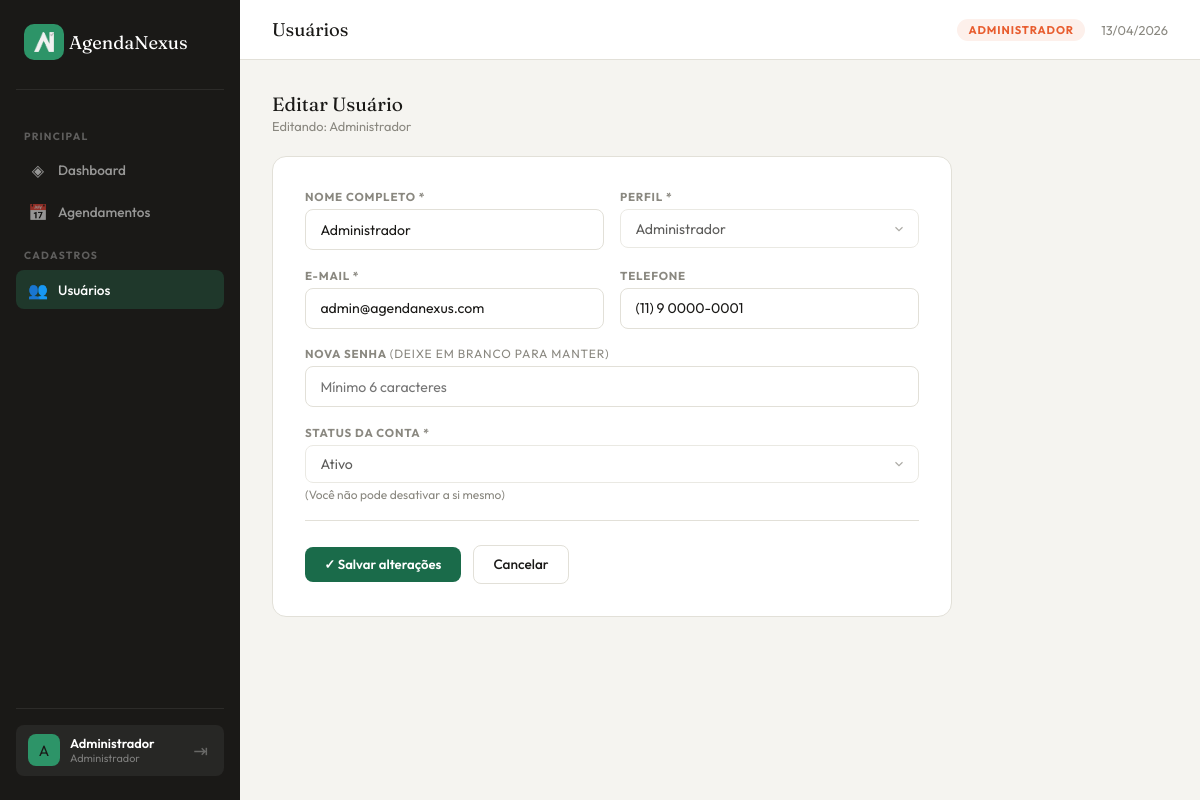
Screenshot of /editar_usuario.php?id=1 (signed in) with the database file from the repository.
### tables this page shows
CREATE TABLE `usuarios` (
  `id` int(10) UNSIGNED NOT NULL,
  `nome` varchar(100) NOT NULL,
  `email` varchar(150) NOT NULL,
  `telefone` varchar(20) DEFAULT NULL,
  `senha_hash` varchar(255) NOT NULL COMMENT 'Armazenar hash bcrypt, nunca texto puro',
  `perfil` enum('administrador','profissional','cliente') NOT NULL DEFAULT 'cliente',
  `especialidade` varchar(100) DEFAULT NULL COMMENT 'Ex: Dentista, Clínico Geral, Advogado',
  `registro_prof` varchar(50) DEFAULT NULL COMMENT 'Ex: CRO-SP 12345, OAB-SP 67890',
  `ativo` tinyint(1) NOT NULL DEFAULT 1 COMMENT '1 = ativo, 0 = inativo',
  `criado_em` datetime NOT NULL DEFAULT current_timestamp(),
  `atualizado_em` datetime NOT NULL DEFAULT current_timestamp() ON UPDATE current_timestamp()
);

### includes/auth.php (called while the page is built, shortened)
<?php
$sessao_id     = $_SESSION['usuario_id'];

### editar_usuario.php (the view, shortened to what this page needs)
<?php
include "includes/auth.php";
include "includes/conexao.php";
$id = (int) $_GET['id'];
$sql       = "SELECT * FROM usuarios WHERE id = $id LIMIT 1";
$resultado = mysqli_query($conn, $sql);
$usuario = mysqli_fetch_assoc($resultado);
include "includes/header.php";
?>
<div class="section-header">
  <div>
    <div class="section-title">Editar Usuário</div>
    <div class="section-sub">
      Editando: <?= htmlspecialchars($usuario['nome']) ?>
    </div>
  </div>
</div>
<div class="form-card">
  <form method="POST" action="/editar_usuario.php?id=<?= $id ?>">
    <div class="form-grid-2">
      <div class="form-group">
        <label>Nome completo *</label>
        <input type="text" name="nome" required value="<?= htmlspecialchars($usuario['nome']) ?>">
      </div>
      <div class="form-group">
        <label>Perfil *</label>
        <select name="perfil" required onchange="toggleProfFields(this.value)" <?= $id == $sessao_id ? 'disabled' : '' ?>>
          <?php foreach (['cliente'=>'Cliente','profissional'=>'Profissional','administrador'=>'Administrador'] as $v => $l): ?>
            <option value="<?= $v ?>" <?= $usuario['perfil'] === $v ? 'selected' : '' ?>><?= $l ?></option>
          <?php endforeach; ?>
        </select>
      </div>
    </div>
    <div class="form-grid-2">
      <div class="form-group">
        <label>E-mail *</label>
        <input type="email" name="email" required value="<?= htmlspecialchars($usuario['email']) ?>">
      </div>
      <div class="form-group">
        <label>Telefone</label>
        <input type="text" name="telefone" value="<?= htmlspecialchars($usuario['telefone'] ?? '') ?>">
      </div>
    </div>
    <div class="form-group">
      <label>Nova senha <span style="font-weight:400; font-size:0.75rem">(deixe em branco para manter)</span></label>
      <input type="password" name="nova_senha" placeholder="Mínimo 6 caracteres">
    </div>
    <div class="form-group">
      <label>Status da Conta *</label>
      <select name="ativo" required <?= $id == $sessao_id ? 'disabled' : '' ?>>
        <option value="1" <?= (int)$usuario['ativo'] === 1 ? 'selected' : '' ?>>Ativo</option>
      </select>
      <?php if ($id == $sessao_id): ?>
        <span style="color:var(--muted); font-size:0.75rem; display:block; margin-top:4px">
          (Você não pode desativar a si mesmo)
        </span>
      <?php endif; ?>
    </div>
    <div class="form-footer">
      <button type="submit" class="btn-primary">✓ Salvar alterações</button>
      <a href="/usuarios.php" class="btn-secondary">Cancelar</a>
    </div>
  </form>
</div>
<?php include "includes/footer.php"; ?>

### assets/style.css (style rules this page uses)
:root { --bg: #f5f4f0; --surface: #ffffff; --surface2: #f0efe9; --border: #e2e0d8; --text: #1a1917; --muted: #8a8880; --primary: #1a6b4a; --primary-light: #e8f4ef; --primary-mid: #2d9468; --accent: #e85d2f; --accent-light: #fdf0eb; --gold: #c9922a; --gold-light: #fdf6e8; --blue: #2255a4; --blue-light: #eaf0fb; --shadow: 0 2px 12px rgba(0,0,0,0.07); --shadow-lg: 0 8px 32px rgba(0,0,0,0.10); --radius: 14px; --radius-sm: 8px; }
*, *::before, *::after { margin:0; padding:0; box-sizing:border-box; }
body { font-family: 'Outfit', sans-serif; background: var(--bg); color: var(--text); min-height: 100vh; -webkit-font-smoothing: antialiased; }
.section-header { display: flex; align-items: center; justify-content: space-between; margin-bottom: 1.4rem; }
.section-title { font-family: 'Fraunces', serif; font-size: 1.2rem; }
.section-sub { font-size: 0.8rem; color: var(--muted); margin-top: 2px; }
.btn-primary { display: inline-flex; align-items: center; gap: 7px; background: var(--primary); color: #fff; border: none; border-radius: var(--radius-sm); padding: 0.6rem 1.2rem; font-family: 'Outfit', sans-serif; font-size: 0.82rem; font-weight: 600; cursor: pointer; transition: opacity 0.2s; text-decoration: none; }
.btn-secondary { display: inline-flex; align-items: center; gap: 7px; padding: 0.6rem 1.2rem; border: 1.5px solid var(--border); border-radius: var(--radius-sm); background: transparent; font-family: 'Outfit', sans-serif; font-size: 0.85rem; font-weight: 500; color: var(--text); cursor: pointer; transition: background 0.15s; text-decoration: none; }
.form-card { background: var(--surface); border: 1px solid var(--border); border-radius: var(--radius); padding: 2rem; max-width: 680px; }
.form-grid-2 { display: grid; grid-template-columns: 1fr 1fr; gap: 1rem; }
.form-group { margin-bottom: 1.1rem; }
.form-group label { display: block; font-size: 0.72rem; font-weight: 700; letter-spacing: 0.07em; text-transform: uppercase; color: var(--muted); margin-bottom: 5px; }
.form-group input, .form-group select, .form-group textarea { width: 100%; border: 1.5px solid var(--border); border-radius: var(--radius-sm); padding: 0.65rem 0.9rem; font-family: 'Outfit', sans-serif; font-size: 0.88rem; background: var(--surface); color: var(--text); outline: none; transition: border-color 0.2s, box-shadow 0.2s; appearance: none; }
.form-group select { background-repeat: no-repeat; background-position: right 12px center; padding-right: 2.2rem; cursor: pointer; }
.form-footer { display: flex; gap: 0.8rem; align-items: center; padding-top: 1.5rem; margin-top: 0.5rem; border-top: 1px solid var(--border); }

### rows the page displays
usuarios: nome "Administrador", perfil "Administrador", email "admin@agendanexus.com", telefone "(11) 9 0000-0001", ativo "Ativo"

### other values shown
iniciais($sessao_nome) "A"
$sessao_nome "Administrador"
$label_perfil "Administrador"
$titulo_pagina "Usuários"
$label_perfil "ADMINISTRADOR"
